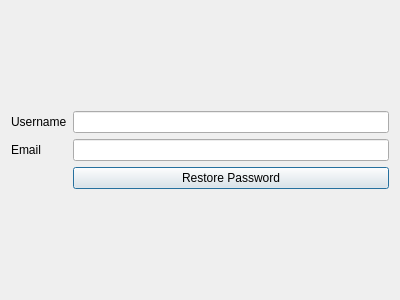
<?xml version="1.0" encoding="UTF-8"?>
<ui version="4.0">
 <class>ForgetPasswordWindow</class>
 <widget class="QDialog" name="ForgetPasswordWindow">
  <property name="geometry">
   <rect>
    <x>0</x>
    <y>0</y>
    <width>400</width>
    <height>300</height>
   </rect>
  </property>
  <property name="windowTitle">
   <string>Dialog</string>
  </property>
  <layout class="QGridLayout" name="gridLayout">
   <item row="2" column="0">
    <spacer name="verticalSpacer">
     <property name="orientation">
      <enum>Qt::Vertical</enum>
     </property>
     <property name="sizeHint" stdset="0">
      <size>
       <width>20</width>
       <height>40</height>
      </size>
     </property>
    </spacer>
   </item>
   <item row="1" column="0">
    <layout class="QFormLayout" name="formLayout">
     <item row="0" column="0">
      <widget class="QLabel" name="label">
       <property name="text">
        <string>Username</string>
       </property>
      </widget>
     </item>
     <item row="0" column="1">
      <widget class="QLineEdit" name="UsernameLE"/>
     </item>
     <item row="1" column="0">
      <widget class="QLabel" name="label_2">
       <property name="text">
        <string>Email</string>
       </property>
      </widget>
     </item>
     <item row="1" column="1">
      <widget class="QLineEdit" name="PasswordLE"/>
     </item>
     <item row="2" column="1">
      <widget class="QPushButton" name="RestorePasswordButton">
       <property name="text">
        <string>Restore Password</string>
       </property>
      </widget>
     </item>
    </layout>
   </item>
   <item row="0" column="0">
    <spacer name="verticalSpacer_2">
     <property name="orientation">
      <enum>Qt::Vertical</enum>
     </property>
     <property name="sizeHint" stdset="0">
      <size>
       <width>20</width>
       <height>40</height>
      </size>
     </property>
    </spacer>
   </item>
  </layout>
 </widget>
 <resources/>
 <connections/>
</ui>
